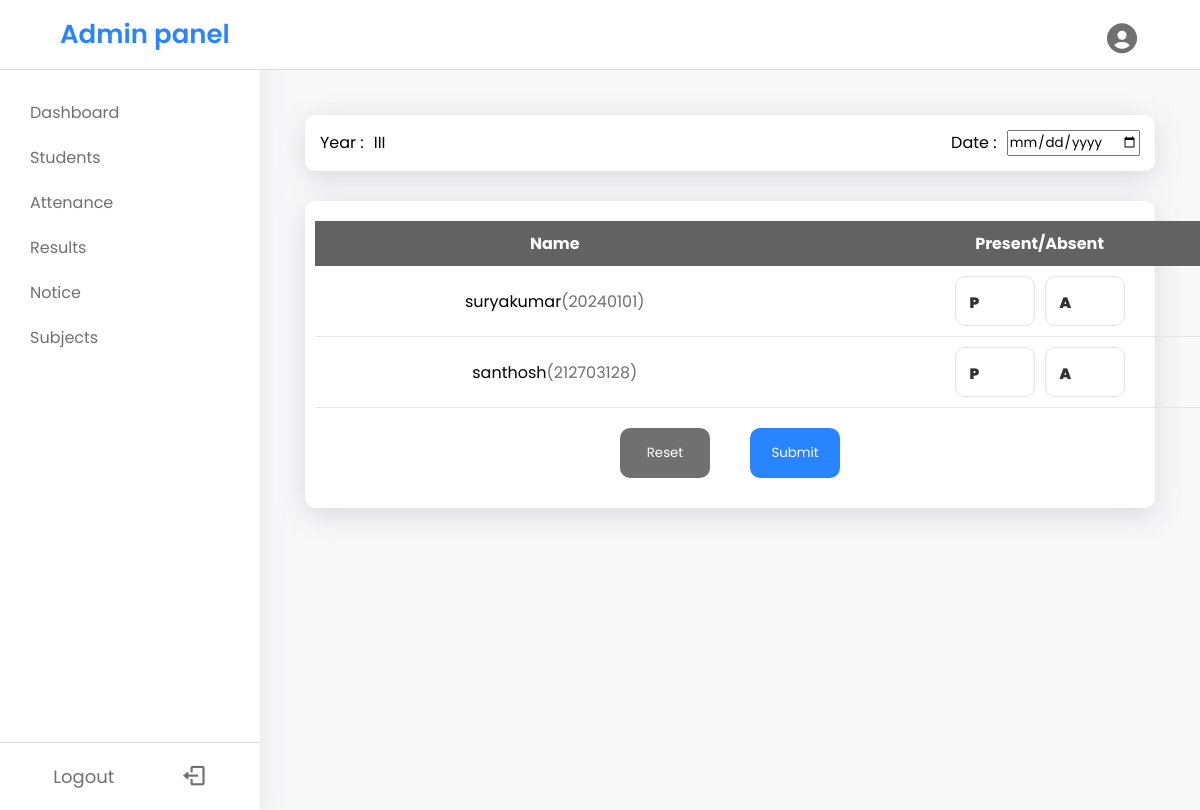
Page /add-attenance.php?attendanceyear=3 (signed in) on the committed database.
### tables this page shows
CREATE TABLE `student_details` (
  `stud_id` int(11) NOT NULL,
  `stud_name` varchar(50) NOT NULL,
  `stud_dob` date DEFAULT NULL,
  `stud_phno` varchar(15) DEFAULT NULL,
  `stud_email` varchar(100) DEFAULT NULL,
  `stud_street` varchar(100) DEFAULT NULL,
  `stud_city` varchar(50) DEFAULT NULL,
  `stud_district` varchar(50) DEFAULT NULL,
  `stud_pincode` varchar(10) DEFAULT NULL,
  `stud_fathername` varchar(50) DEFAULT NULL,
  `stud_fatherno` varchar(15) DEFAULT NULL,
  `stud_mothername` varchar(50) DEFAULT NULL,
  `stud_motherno` varchar(15) DEFAULT NULL,
  `stud_year` varchar(5) DEFAULT NULL,
  `stud_dept` varchar(50) DEFAULT NULL,
  `stud_gender` enum('male','female') DEFAULT NULL
);

### add-attenance.php (the view, shortened to what this page needs)
<?php
include("./Assets/links.php"); ?>
<!DOCTYPE html>
<html lang="en">
<head>
</head>
<?php
$attenyear = $_GET['attendanceyear'];
$attendate = $_GET['attendancedate'];
?>
<body>
    <nav>
        <?php include("./Assets/nav.php") ?>
    </nav>
    <div class="body-content">
        <div class="sidemenubar">
            <?php include("./Assets/sidemenu.php") ?>
        </div>
        <div class="main-content">
            <div class="attenance-head">
                <div class="year ath">
                    <?php
                    echo "<p>Year :</p>";
                    if ($attenyear == 3) {
                        echo "<p>III</p>";
                    } elseif ($attenyear == 2) {
                        echo "<p>II</p>";
                    } else {
                        echo "<p>I</p>";
                    }
                    ?>
                </div>
                <div class="date ath">
                    <p>Date :</p>
                    <input type="date" value="<?php echo "$attendate"; ?>" />
                </div>
            </div>
            <form action="add-attenance.php" method="post" onSubmit="return confirm('confirm to upload')">
                <div class="attenance">
                    <table>
                        <thead>
                            <th>Name</th>
                            <th>Present/Absent</th>
                        </thead>
                        <tbody>
                            <?php
                            include("./config/connect.php");
                            $sql = "SELECT `stud_id`, `stud_name` FROM `student_details` where stud_year = '$attenyear'";
                            $result = $conn->query($sql);
                            $nums = mysqli_num_rows($result);
                            if ($nums > 0) {
                                while ($row = mysqli_fetch_assoc($result)) {
                                    echo "<tr>";
                                    echo "<td><p>" . $row['stud_name'] . "<span>(" . $row['stud_id'] . ")</span></p></td>";
                                    echo "<td><div class='wrapper'><div class='card'><input class='input' type='radio' name='check[" . $row['stud_id'] . "]' value='1' /><span class='check'></span><label class='label'><div class='title'>P</div></label></div><div class='card'><input class='input' type='radio' name='check[" . $row['stud_id'] . "]' value='0' /><span class='check'></span><label class='label'><div class='title'>A</div></label></div></div></td>";
                                    echo "</tr>";
                                }
                            }
                            ?>
                        </tbody>
                    </table>
                    <div class="submit-btn">
                        <button type="reset" class="btn btn-re">Reset</button>
                        <button type="submit" name="submit" value="<?php echo $attenyear ?>" class="btn btn-sub">Submit</button>
                    </div>
                </div>
            </form>
        </div>
    </div>
</body>
</html>

### Assets/links.php (style rules this page uses)
:root { --blue: #2984FF; --lightblue: #4ea5ff; --white: #fff; --grey: #e5e5e5; --txt: #707070; }
* { margin: 0; padding: 0; box-sizing: border-box; font-family: "Poppins", sans-serif; }
body { overflow: hidden; background-color: #F8F8F9; }
.body-content { display: flex; }
.main-content { margin-top: 70px; overflow-y: scroll; height: 90vh; width: 100%; padding: 35px 35px; }

### Assets/nav.php (style rules this page uses)
nav { position: relative; }

### add-attenance.php (style rules this page uses)
.submit-btn { margin: 10px; display: flex; align-items: center; justify-content: center; }
.btn { width: 90px; padding: 15px; background-color: var(--blue); outline: none; border: 0; border-radius: 10px; margin: 10px 20px; color: var(--white); }
.btn-re { background-color: var(--txt); }
.attenance-head { background-color: var(--white); padding: 15px; margin: 10px; border-radius: 10px; box-shadow: rgba(100, 100, 111, 0.2) 0px 7px 29px 0px; display: flex; justify-content: space-between; }
.ath { display: flex; }
.ath p { margin-right: 10px; }
.attenance { background-color: var(--white); margin: 30px 10px 10px 10px; padding: 20px 10px 10px 10px; border-radius: 10px; box-shadow: rgba(100, 100, 111, 0.2) 0px 7px 29px 0px; }
.attenance table { width: 100%; text-align: center; border-collapse: collapse; }
.attenance thead { background-color: #626262; }
.attenance thead { color: var(--white); }
.attenance tbody tr { border-bottom: 1px solid var(--grey); }
.attenance tbody td, .attenance thead th { padding: 10px; }
.attenance tbody td span { color: var(--txt); }
.attenance tbody td { padding: 10px 150px; }
.wrapper { position: relative; display: flex; flex-direction: row; gap: 10px; margin: 0 10px; }
.card { position: relative; width: 80px; height: 50px; background: #fff; border-radius: 10px; transition: all 0.3s; }
.input { position: relative; top: 0; left: 0; height: 100%; width: 100%; cursor: pointer; appearance: none; border: 1px solid #e5e5e5; border-radius: 10px; z-index: 10; }
.label { color: #323232; position: absolute; top: 0; left: 0; z-index: 0; }
.label .title { margin: 15px 0 0 15px; font-weight: 900; font-size: 15px; letter-spacing: 1.5px; }

### rows in the picture
student_details: stud_name "suryakumar", stud_id "20240101"
student_details: stud_name "santhosh", stud_id "212703128"
